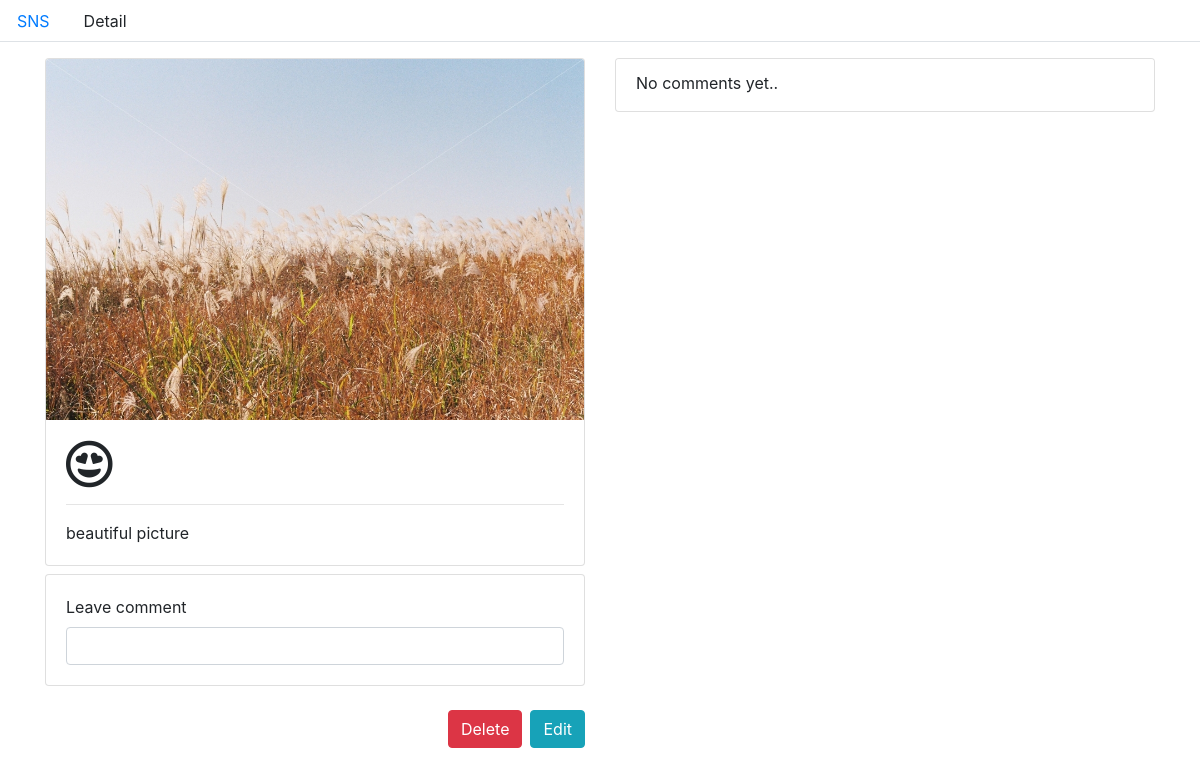
Screenshot of /sns/14/ with the database file from the repository.
### sns/models.py (models this page shows, shortened)
class Posting (models.Model):
    content = models.CharField(max_length=500)
    icon = models.CharField(max_length=20, default="fas fa-question")
    image = models.ImageField(blank=True)
    created_at = models.DateTimeField(auto_now_add=True)
    updated_at = models.DateTimeField(auto_now=True)

### sns/views.py (the view)
# urls.py: path('<int:posting_id>/', views.posting_detail, name="posting_detail"),
def posting_detail(request, posting_id):
    posting = get_object_or_404(Posting, id=posting_id)
    comments = posting.comment_set.all()
    return render(request, 'sns/detail.html', {'posting': posting, 'comments':comments})

### sns/templates/sns/detail.html (shortened to what this page needs)
{% extends 'sns/base.html' %}
{% block body %}
    <div class="row mt-3">
        <div class="col-12 col-md-6">
            <div class="card">
                {% if posting.image %}
                    <img src="{{ posting.image.url }}" alt="{{ posting.image }}" class="card-img-top">
                {% else %}
                   <img src="http://lorempixel.com/400/200/" alt="lorempixel" class="card-img-top">
                {%  endif %}
                <div class="card-body">
                    <i class="{{ posting.icon }} fa-3x"></i>
                    <hr>
                    <p class="card-text">{{ posting.content }}</p>
                </div>
            </div>
            <div class="card mt-2">
                <div class="card-body">
                    <form action="{% url 'sns:create_comment' posting.id %}" method="POST">
                        <label for="comment">Leave comment</label>
                        <input type="text" name="comment" id="comment" class="form-control" autofocus>
                    </form>
                </div>
            </div>
            <div class="btn-group mt-4 d-flex justify-content-end" role="group">
                <form method="POST" action="{% url 'sns:delete_posting' posting.id %}">
                    <input class="btn btn-danger" type="submit" value="Delete">
                </form>
                <a href="{% url 'sns:edit_posting' posting.id %}"><button class="btn btn-info ml-2">Edit</button></a>
            </div>
        </div>
        <div class="col-12 col-md-6">
            <div class="card">
                <ul class="list-group list-group-flush">
                    {% if comments %}
                        {% for comment in comments %}
                            <li class="list-group-item mb-1">
                            <div class="row justify-content-between">
                                <span class="align-middle">{{ comment.content }}</span>
                                <form action="{% url 'sns:delete_comment' posting.id comment.id %}" method="POST">
                                    {% csrf_token %}
                                    <input type="submit" class="btn p-0 btn-secondary btn-sm" value="delete">
                                </form>
                            </div>
                            </li>
                        {% endfor %}
                    {% else %}
                        <li class="list-group-item mb-1">No comments yet..</li>
                    {% endif %}
                </ul>
            </div>
        </div>
    </div>
{% endblock %}

### rows the page displays
Posting: image (picture), content "beautiful picture"
